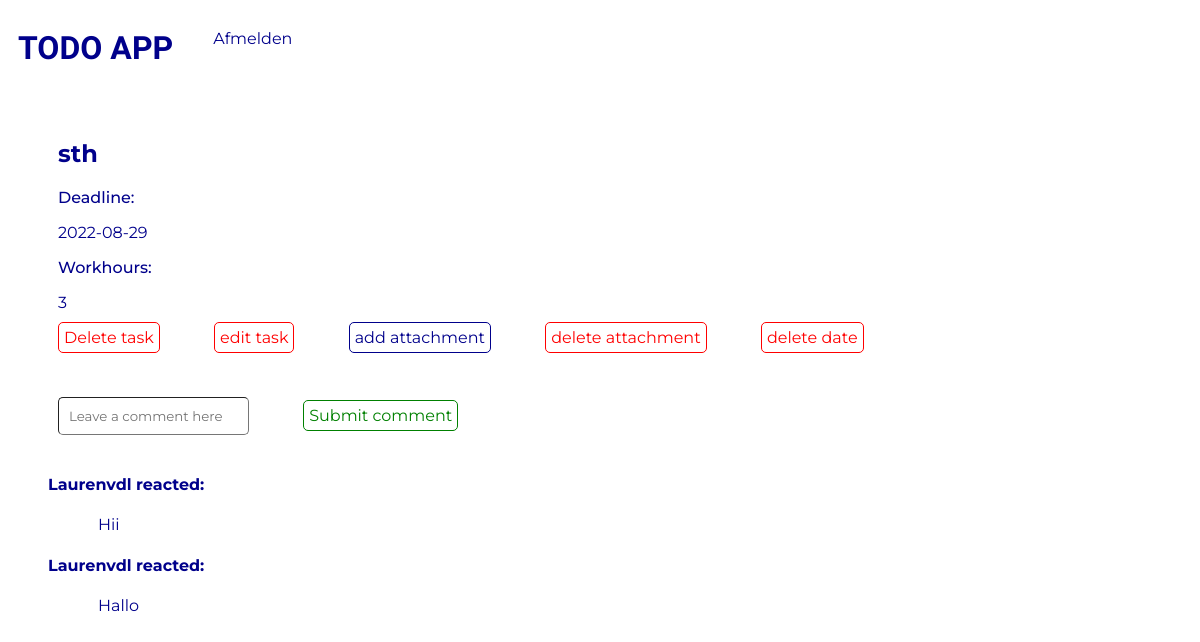
The page /task.php?task=28 (signed in) on the database as committed earlier.
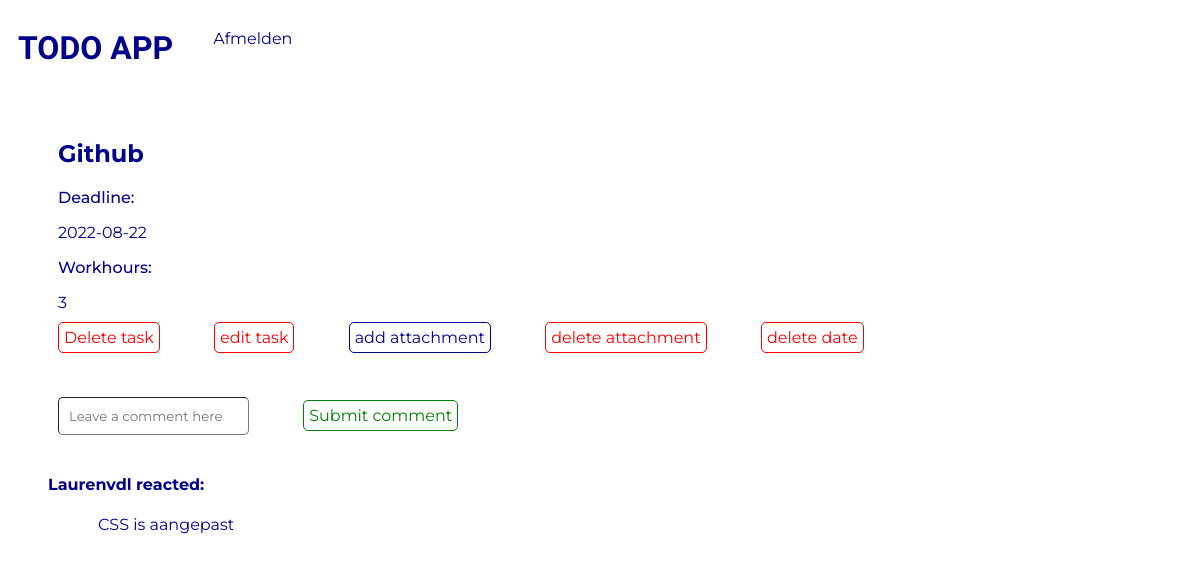
The same page on the database as committed later.
### tables this page shows
CREATE TABLE `tasks` (
  `id` int(11) NOT NULL,
  `userId` int(11) NOT NULL,
  `listId` int(11) NOT NULL,
  `title` varchar(300) NOT NULL,
  `hour` int(11) NOT NULL,
  `date` date DEFAULT NULL,
  `done` tinyint(1) NOT NULL DEFAULT 0,
  `attachment` varchar(255) DEFAULT NULL
);

CREATE TABLE `comments` (
  `id` int(11) NOT NULL,
  `text` varchar(300) NOT NULL,
  `userId` int(11) NOT NULL,
  `taskId` int(11) NOT NULL
);

CREATE TABLE `users` (
  `id` int(11) NOT NULL,
  `username` varchar(300) NOT NULL,
  `password` varchar(300) NOT NULL,
  `is_admin` tinyint(1) NOT NULL DEFAULT 0
);

### classes/Task.php (called while the page is built, shortened)
<?php
class Task
{
    public static function getTaskArrayById($id)
    {
        $conn = Db::getInstance();
        $statement = $conn->prepare("select * from tasks where id = :id");
        $statement->bindValue(":id", $id);
        $statement->execute();
        return $statement->fetch(PDO::FETCH_ASSOC);
    }
}

### classes/Comment.php (called while the page is built, shortened)
<?php
    class Comment {
        public static function getAll($taskId) {
            $conn = Db::getInstance();
            $statement = $conn->prepare("select * from comments where taskId = :taskId");
            $statement->bindValue(':taskId', $taskId);
            $statement->execute();
            return $statement->fetchAll(PDO::FETCH_ASSOC);
        }
    }

### classes/User.php (called while the page is built, shortened)
<?php
    class User {
        public static function getUserById($id) {
            $conn = Db::getInstance();
            $statement = $conn->prepare("select * from users where id = :userId");
            $statement->bindValue(':userId', $id);
            $statement->execute();
            return $statement->fetch();
        }
    }

### task.php (the view, shortened to what this page needs)
<?php
    $taskId = $_GET['task'];
    $task = Task::getTaskArrayById($taskId);
    $comments = Comment::getAll($_GET['task']);
?><!DOCTYPE html>
<html lang="en">
<head>
    <link rel="stylesheet" href="css/task.css?v=<?php echo time(); ?>">
</head>
<body>
    <?php include_once("nav.inc.php"); ?>
    <div class="header">
        <h2><?php echo htmlspecialchars($task['title']); ?></h2>
        <p class="bold">Deadline: </p>
        <p><?php echo htmlspecialchars($task['date']); ?></p>
        <p class="bold">Workhours: </p>
        <p><?php echo htmlspecialchars($task['hour']); ?></p>
    </div>
    <a href="delete_task.php?task=<?php echo $_GET["task"]; ?>" class="add" id="red">Delete task</a>
    <a href="edit_task.php?task=<?php echo $_GET["task"]; ?>" class="add" id="red">edit task</a>
    <a href="add_attachment_to_task.php?task=<?php echo $_GET["task"]; ?>" class="add" id="green">add attachment</a>
    <a href="delete_attachment.php?task=<?php echo $_GET["task"]; ?>" class="add" id="red">delete attachment</a>
    <a href="delete_date.php?task=<?php echo $_GET["task"]; ?>" class="add" id="red">delete date</a>
    <div class="commentSection">
                <div id="commentForm">
                    <input type="text" id="commentText" placeholder="Leave a comment here">
                    <a href="#" class="add" id="submitComment" data-taskid="<?php echo $task['id'] ?>">Submit comment</a>
                </div>
                <br>
                <ul id="commentList">
                    <?php foreach($comments as $comment): ?>
                        <?php $commentUser = User::getUserById($comment['userId']) ?>
                            <li>
                                    <h4 class="detailsText"><?php echo $commentUser['username'] ?> reacted:</h4>
                                    <p><?php echo $comment['text'] ?></p>
                            </li>
                    <?php endforeach; ?>
                </ul>
            </div>
</body>
</html>

Rows that differ between the two databases and show on the page:
removed comments: userId.username "Laurenvdl", text "Hii"
removed comments: userId.username "Laurenvdl", text "Hallo"
changed tasks: title "sth" → "Github"; date "2022-08-29" → "2022-08-22"
added comments: userId.username "Laurenvdl", text "CSS is aangepast"
